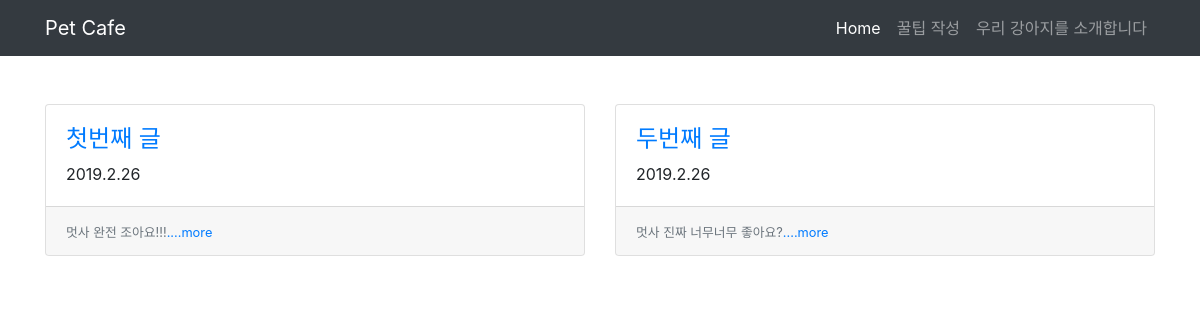
Page /blog/detail/ on the earlier database version.
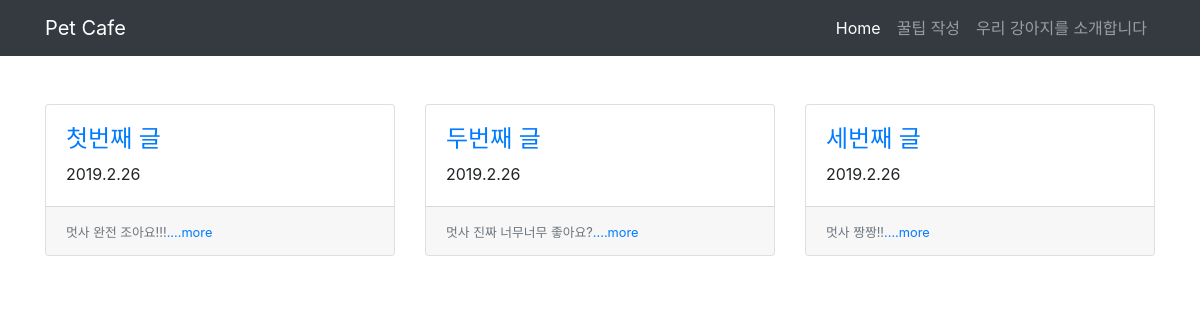
Same page on the later database version.
### main/models.py (models this page shows, shortened)
class Blog(models.Model):
    title = models.CharField(max_length=200)
    pub_date = models.DateTimeField('date published')
    body = models.TextField()
    def summary(self):
        return self.body[:100]

### main/views.py (the view)
# urls.py: path('blog/detail/', views.detail, name='detail'),
def detail(request):
    blogs = Blog.objects
    return render(request, 'detail.html', {'blogs': blogs})

### main/templates/detail.html
{%extends 'base.html'%}
{% block contents%}
<div class="container">
    <div class="card-deck">
        {% for blog in blogs.all %}
        <div class="card">
            <div class="card-body">
                <a href="{% url 'more' blog.id %}">
                    <h4>{{ blog.title }}</h4>
                </a>
                <p class="card-text">{{ blog.pub_date.year }}.{{ blog.pub_date.month }}.{{ blog.pub_date.day }}
                </p>
            </div>
            <div class="card-footer">
                <small class="text-muted">{{ blog.summary }}<a href="{% url 'more' blog.id %}">....more</a></small>
            </div>
        </div>
        {% endfor %}
    </div>
</div>
{% endblock %}

Differences in the rows shown:
added Blog: title "세번째 글", pub_date.year "2019", pub_date.month "2", pub_date.day "26", summary "멋사 짱짱!!"
